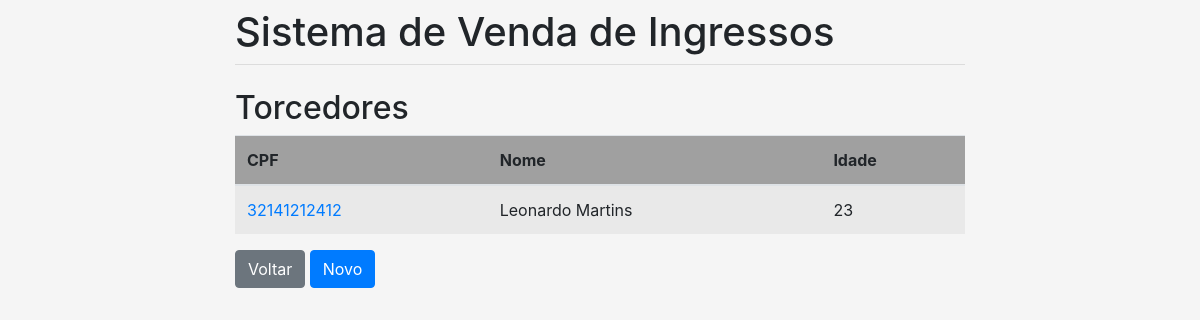
Screenshot of /torcedor/ with the database file from the repository.
### vendas/models.py (models this page shows, shortened)
class Torcedor(models.Model):
    cpf = models.CharField(max_length=11)
    nome = models.CharField(max_length=70)
    idade = models.PositiveSmallIntegerField()

### vendas/views.py (the view)
# urls.py: path('torcedor/', list_torcedor, name='list_torcedor'),
def list_torcedor(request):
    torcedores = Torcedor.objects.all()
    return render(request, 'torcedor.html', {'torcedores': torcedores})

### vendas/templates/torcedor.html (shortened to what this page needs)
{% extends 'base.html' %}
{% load crispy_forms_tags %}
{% block content %}
<h2>Torcedores</h2>
<table class="table table-striped">
    <thead>
    <tr bgcolor=a0a0a0>
        <th scope="col">CPF</th>
        <th scope="col">Nome</th>
        <th scope="col">Idade</th>
    </tr>
    </thead>
    <tbody>
    {% for torcedor in torcedores %}
    <tr>
        <td><a href="{% url 'update_torcedor' torcedor.id %}">{{ torcedor.cpf }}</a></td>
        <td>{{ torcedor.nome }}</td>
        <td>{{ torcedor.idade }}</td>
    </tr>
    {% endfor %}
    </tbody>
</table>
<a class="btn btn-secondary" href="{% url 'menu' %}">Voltar</a>
<a class="btn btn-primary" href="{% url 'create_torcedor' %}">Novo</a>
{% endblock %}

### rows the page displays
Torcedor: cpf "32141212412", nome "Leonardo Martins", idade "23"
